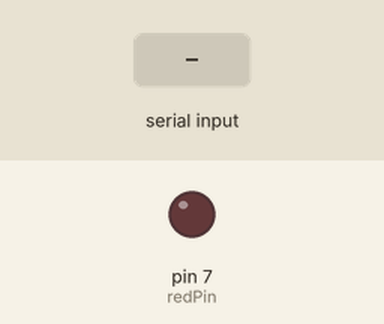
Simulated run of this sketch. Board: Arduino Uno, built with avr-gcc and run on an emulated ATmega328P. Shown: output pins drawn as LEDs (lit = HIGH). Dashed ring = blinking. The test bench sets the inputs (shaded band). What the sketch prints to the serial monitor is not drawn.

Above: at 1.2 s.
1.3 s: "90,45\n" received over Serial
At 1.7 s:
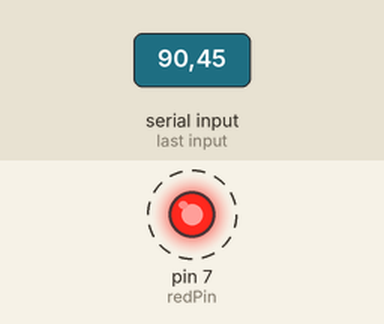
Timing chart, 0 to 10.3 s (numbered marks = the images above; inputs shaded):
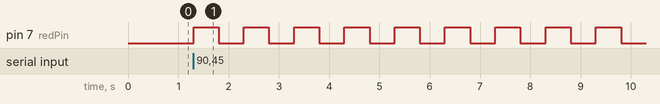

The sketch:

Blinkserial.ino
```cpp
int numBlinks;
int redPin=7;
int bt=500;
String msg="Enter number of blinks you'd like: ";
int j;

void setup() {
  // put your setup code here, to run once:
  Serial.begin(9600);
  pinMode(redPin,OUTPUT);

}

void loop() {
  // put your main code here, to run repeatedly:
  Serial.println(msg);
  while(Serial.available()==0){

  }
  numBlinks=Serial.parseInt();
  for(j=1;j<=numBlinks;j=j+1){
  digitalWrite(redPin,HIGH);
  delay(bt);
  digitalWrite(redPin,LOW);
  delay(bt);
}
  }
```

Measured:
- after the input at 1.3 s, pin 7 (redPin): alternates HIGH for 0.50 s and LOW for 0.50 s, starting at once
